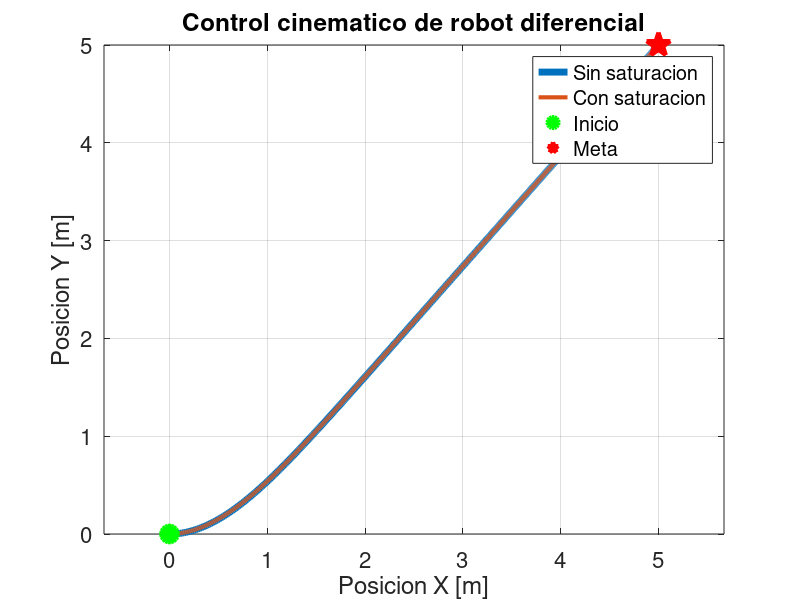
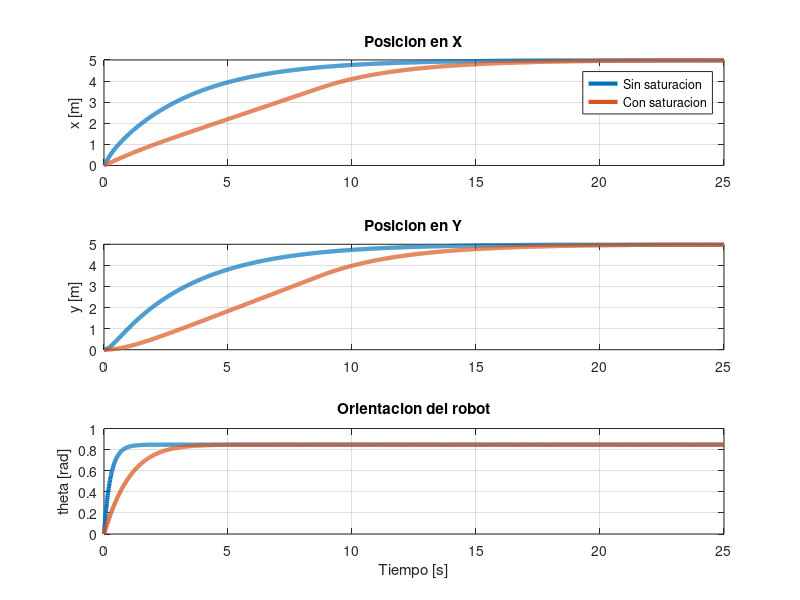
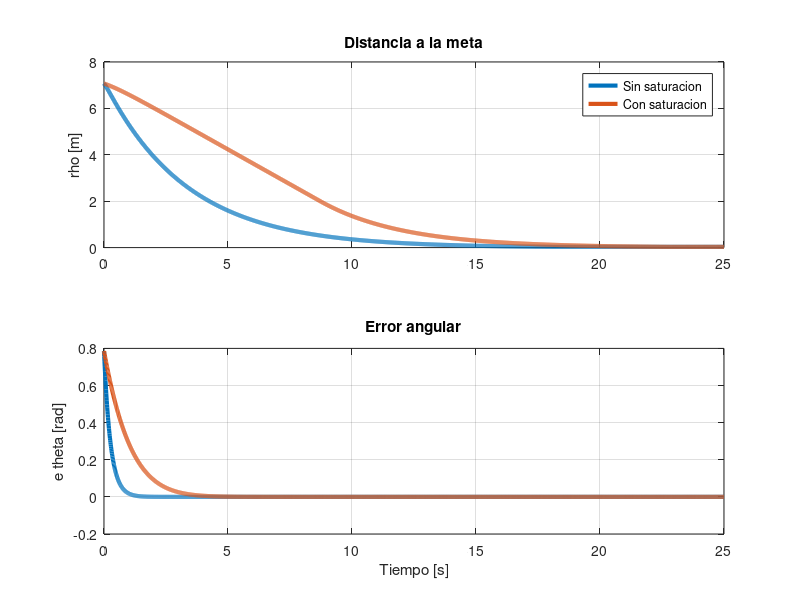
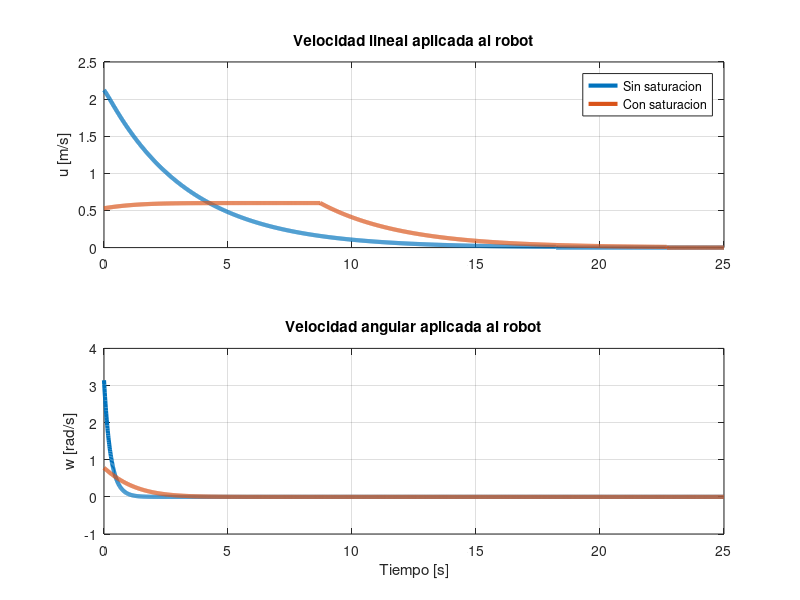

These charts were generated, in order, by the following MATLAB code: (Note: this script raises an error after producing the figures.)
clear all; clc; close all;

% CONTROL CINEMATICO DE UN ROBOT DIFERENCIAL
% El robot debe llegar a una posicion deseada [xd, yd]
% Se corren DOS simulaciones con las mismas condiciones:
%   sim = 1 ---> SIN saturacion
%   sim = 2 ---> CON saturacion proporcional
% Todas las graficas comparan las dos simulaciones

% TIEMPO DE SIMULACION
ts = 25;          % tiempo total [s]
ti = 0.01;        % paso de integracion [s]
t = 0:ti:ts;

% PARAMETROS DEL ROBOT
L = 0.18;         % distancia entre ruedas [m]
r = 0.03;         % radio de ruedas [m]
thetaDot_max = 20;   % Velocidad angular maxima [rad/s]

% POSICION DESEADA
xd = 5;           % meta en X [m]
yd = 5;           % meta en Y [m]

% GANANCIAS DEL CONTROLADOR
k_rho = .3;      % ganancia de avance
k_theta = 4;    % ganancia de giro

for sim = 1:2

% CONDICIONES INICIALES
x = zeros(1,length(t));       % posicion X [m]
y = zeros(1,length(t));       % posicion Y [m]
theta = zeros(1,length(t));   % orientacion [rad]

% INICIALIZACION DE VARIABLES
rho = zeros(1,length(t));
e_theta = zeros(1,length(t));

u = zeros(1,length(t));
w = zeros(1,length(t));
u_real =  zeros(1,length(t));
w_real =  zeros(1,length(t));

thetaDot_D = zeros(1,length(t));
thetaDot_I = zeros(1,length(t));
thetaDot_D_sat = zeros(1,length(t));
thetaDot_I_sat = zeros(1,length(t));
valor_maximo = zeros(1,length(t));

t_llegada = NaN;   % instante en que alcanza la meta [s]
distancia = 0;     % distancia total recorrida [m]

% SIMULACION
for k = 1:length(t)-1

    % ERRORES DE POSICION
    ex = xd - x(k);
    ey = yd - y(k);

    % Distancia hacia la meta
    rho(k) = sqrt(ex^2 + ey^2);

    % Angulo deseado hacia la meta
    theta_d = atan2(ey,ex);

    % Error angular normalizado
    e_theta(k) = atan2(sin(theta_d - theta(k)), cos(theta_d - theta(k)));

    % CONTROL CINEMATICO
    u(k) = k_rho*rho(k);
    w(k) = k_theta*e_theta(k);

%   Detener si llega cerca de la meta
    if rho(k) < 0.03
        u(k) = 0;
        w(k) = 0;
        if isnan(t_llegada)
            t_llegada = t(k);
        end
    end

% -------------------- INICIO saturacion ----------------------------------
% Cinematica inversa: velocidades de las ruedas
thetaDot_D(k) = (u(k) + (L/2)*w(k))/r;
thetaDot_I(k) = (u(k) - (L/2)*w(k))/r;

% Saturacion proporcional
valor_maximo(k) = max(abs([thetaDot_D(k), thetaDot_I(k)]));

if sim == 2 && valor_maximo(k) > thetaDot_max
    alpha = thetaDot_max/valor_maximo(k);

    thetaDot_D_sat(k) = alpha*thetaDot_D(k);
    thetaDot_I_sat(k) = alpha*thetaDot_I(k);
else
    thetaDot_D_sat(k) = thetaDot_D(k);
    thetaDot_I_sat(k) = thetaDot_I(k);
end

% Velocidades reales del robot despues de saturar
u_real(k) = (r/2)*(thetaDot_D_sat(k) + thetaDot_I_sat(k));
w_real(k) = (r/L)*(thetaDot_D_sat(k) - thetaDot_I_sat(k));

distancia = distancia + abs(u_real(k))*ti;

x(k+1) = x(k) + u_real(k)*cos(theta(k))*ti;
y(k+1) = y(k) + u_real(k)*sin(theta(k))*ti;
theta(k+1) = theta(k) + w_real(k)*ti;
% -------------------- FIN saturacion ----------------------------------

end

rho(end) = rho(end-1);
e_theta(end) = e_theta(end-1);
u(end) = u(end-1);
w(end) = w(end-1);
u_real(end) = u_real(end-1);
w_real(end) = w_real(end-1);
thetaDot_D(end) = thetaDot_D(end-1);
thetaDot_I(end) = thetaDot_I(end-1);
thetaDot_D_sat(end) = thetaDot_D_sat(end-1);
thetaDot_I_sat(end) = thetaDot_I_sat(end-1);

% SE GUARDAN LOS RESULTADOS DE ESTA SIMULACION
RES(sim).x = x;
RES(sim).y = y;
RES(sim).theta = theta;
RES(sim).rho = rho;
RES(sim).e_theta = e_theta;
RES(sim).u_real = u_real;
RES(sim).w_real = w_real;
RES(sim).thetaDot_D = thetaDot_D;
RES(sim).thetaDot_I = thetaDot_I;
RES(sim).thetaDot_D_sat = thetaDot_D_sat;
RES(sim).thetaDot_I_sat = thetaDot_I_sat;
RES(sim).error_final = sqrt((xd-x(end))^2 + (yd-y(end))^2);
RES(sim).t_llegada = t_llegada;
RES(sim).distancia = distancia;

end

% TABLA DE COMPARACION DE DESEMPEÑO (seccion 8.2 del reporte)
fprintf('\n         INDICADOR                SIN SATURACION   CON SATURACION\n');
fprintf('Error final (m)                        %6.4f          %6.4f\n', ...
    RES(1).error_final, RES(2).error_final);
fprintf('Tiempo de llegada (s)                  %6.2f          %6.2f\n', ...
    RES(1).t_llegada, RES(2).t_llegada);
fprintf('thetaDot_D maxima aplicada (rad/s)     %6.2f          %6.2f\n', ...
    max(abs(RES(1).thetaDot_D_sat)), max(abs(RES(2).thetaDot_D_sat)));
fprintf('thetaDot_I maxima aplicada (rad/s)     %6.2f          %6.2f\n', ...
    max(abs(RES(1).thetaDot_I_sat)), max(abs(RES(2).thetaDot_I_sat)));
fprintf('Distancia recorrida (m)                %6.3f          %6.3f\n\n', ...
    RES(1).distancia, RES(2).distancia);

%%
% GRAFICA DE TRAYECTORIA
figure(1)
plot(RES(1).x,RES(1).y,'LineWidth',5)
hold on
plot(RES(2).x,RES(2).y,'LineWidth',3)
plot(0,0,'go','MarkerSize',12,'LineWidth',3,'MarkerFaceColor','g')
plot(xd,yd,'rp','MarkerSize',18,'LineWidth',3,'MarkerFaceColor','r')

xlabel("Posicion X [m]")
ylabel("Posicion Y [m]")
title("Control cinematico de robot diferencial")
legend("Sin saturacion","Con saturacion","Inicio","Meta")
grid on
axis equal
set(gca,'FontSize',16)
exportgraphics(gcf, 'comparacion_saturacion.png', 'Resolution', 200);

% GRAFICAS DE ESTADOS
figure(2)

subplot(3,1,1)
plot(t,RES(1).x,'LineWidth',3); hold on
plot(t,RES(2).x,'LineWidth',3)
grid on
ylabel("x [m]")
title("Posicion en X")
legend("Sin saturacion","Con saturacion")

subplot(3,1,2)
plot(t,RES(1).y,'LineWidth',3); hold on
plot(t,RES(2).y,'LineWidth',3)
grid on
ylabel("y [m]")
title("Posicion en Y")

subplot(3,1,3)
plot(t,RES(1).theta,'LineWidth',3); hold on
plot(t,RES(2).theta,'LineWidth',3)
grid on
ylabel("theta [rad]")
xlabel("Tiempo [s]")
title("Orientacion del robot")
exportgraphics(gcf, 'estados.png', 'Resolution', 200);

% GRAFICAS DE ERRORES
figure(3)

subplot(2,1,1)
plot(t,RES(1).rho,'LineWidth',3); hold on
plot(t,RES(2).rho,'LineWidth',3)
grid on
ylabel("rho [m]")
title("Distancia a la meta")
legend("Sin saturacion","Con saturacion")

subplot(2,1,2)
plot(t,RES(1).e_theta,'LineWidth',3); hold on
plot(t,RES(2).e_theta,'LineWidth',3)
grid on
ylabel("e theta [rad]")
xlabel("Tiempo [s]")
title("Error angular")
exportgraphics(gcf, 'errores.png', 'Resolution', 200);

% GRAFICAS DE CONTROL
figure(4)

subplot(2,1,1)
plot(t,RES(1).u_real,'LineWidth',3); hold on
plot(t,RES(2).u_real,'LineWidth',3)
grid on
ylabel("u [m/s]")
title("Velocidad lineal aplicada al robot")
legend("Sin saturacion","Con saturacion")

subplot(2,1,2)
plot(t,RES(1).w_real,'LineWidth',3); hold on
plot(t,RES(2).w_real,'LineWidth',3)
grid on
ylabel("w [rad/s]")
xlabel("Tiempo [s]")
title("Velocidad angular aplicada al robot")
exportgraphics(gcf, 'velocidades_robot.png', 'Resolution', 200);

% GRAFICAS DE VELOCIDADES DE RUEDAS
% Se compara lo que PIDE el controlador contra lo que se APLICA tras saturar
figure(5)
subplot(2,1,1)
plot(t,RES(2).thetaDot_D, t,RES(2).thetaDot_D_sat, 'LineWidth',3)
hold on
yline(thetaDot_max,'r--','LineWidth',2);
yline(-thetaDot_max,'r--','LineWidth',2);
grid on
ylabel("$\dot{\theta}_D$ [rad/s]", Interpreter="latex")
title("Velocidad angular rueda derecha")
legend("Demandada","Saturada","Limite")
set(gca,'FontSize',16)

subplot(2,1,2)
plot(t,RES(2).thetaDot_I, t,RES(2).thetaDot_I_sat,'LineWidth',3)
hold on
yline(thetaDot_max,'r--','LineWidth',2);
yline(-thetaDot_max,'r--','LineWidth',2);
grid on
ylabel("$\dot{\theta}_I$ [rad/s]", Interpreter="latex")
xlabel("Tiempo [s]")
title("Velocidad angular rueda izquierda")
set(gca,'FontSize',16)
exportgraphics(gcf, 'velocidades_ruedas.png', 'Resolution', 200);

% ANIMACION DEL ROBOT DIFERENCIAL (LAS DOS SIMULACIONES A LA VEZ)
figure(6)
hold on
grid on
axis equal
xlabel("Posicion X [m]")
ylabel("Posicion Y [m]")
title("CONTROL CINEMATICO: SIN Y CON SATURACION")
set(gca, 'FontSize', 16);
% Dimensiones visuales del robot
L_robot = 0.4; % largo del robot
W_robot = 0.28; % ancho del robot
% Forma del chasis en el marco local del robot
robot_shape = [
    L_robot/2, W_robot/2;
    L_robot/2, -W_robot/2;
    -L_robot/2, -W_robot/2;
    -L_robot/2, W_robot/2
    ]';
% Ruedas en el marco local
wheel_L = [
    -0.1, 0.03;
    0.1, 0.03;
    0.1, -0.03;
    -0.1, -0.03
    ]';
wheel_R = wheel_L;
% Posición lateral de las ruedas
pos_wheel_L = [0; W_robot/2 + 0.03];
pos_wheel_R = [0; -W_robot/2 - 0.03];

nombre_gif = 'control_cinematico.gif';
primer_cuadro = 1;

for k = 1:25:length(t) %define velocidad
    cla
    % Meta
    plot(xd,yd,'rp','MarkerSize',18,'LineWidth',3,'MarkerFaceColor','r');
    hold on
    % Trayectorias recorridas hasta el instante actual
    plot(RES(1).x(1:k), RES(1).y(1:k), 'LineWidth', 4);
    plot(RES(2).x(1:k), RES(2).y(1:k), 'LineWidth', 2);
    grid on
    axis equal

    % Se dibujan los dos robots
    for sim = 1:2
        % Matriz de rotación
        R = [
            cos(RES(sim).theta(k)) -sin(RES(sim).theta(k));
            sin(RES(sim).theta(k)) cos(RES(sim).theta(k))
            ];
        % Posición actual del robot
        p = [RES(sim).x(k); RES(sim).y(k)];
        % Rotar y trasladar chasis y ruedas
        robot_global = R*robot_shape + p;
        wheel_L_global = R*(wheel_L + pos_wheel_L) + p;
        wheel_R_global = R*(wheel_R + pos_wheel_R) + p;
        % Dibujar chasis
        if sim == 1
            fill(robot_global(1,:), robot_global(2,:), [0.85 0.85 0.85]);
        else
            fill(robot_global(1,:), robot_global(2,:), [0.95 0.75 0.55]);
        end
        % Dibujar ruedas
        fill(wheel_L_global(1,:), wheel_L_global(2,:), [0.1 0.1 0.1]);
        fill(wheel_R_global(1,:), wheel_R_global(2,:), [0.1 0.1 0.1]);
        % Dibujar dirección frontal del robot
        frente = R*[L_robot/2 + 0.3; 0] + p;
        quiver(RES(sim).x(k), RES(sim).y(k), ...
            frente(1)-RES(sim).x(k), frente(2)-RES(sim).y(k), ...
            'LineWidth',2,'MaxHeadSize',2);
    end

    xlabel("Posicion X [m]")
    ylabel("Posicion Y [m]")
    title("CONTROL CINEMATICO: SIN Y CON SATURACION")
    legend("Meta","Sin saturacion","Con saturacion")
    xlim([-1 6])
    ylim([-1 6])
    set(gca, 'FontSize', 16);
    pause(0.01)

    % GUARDAR EL CUADRO EN EL GIF (lo pide la practica)
    cuadro = getframe(gcf);
    imagen = frame2im(cuadro);
    [A,mapa] = rgb2ind(imagen,256);
    if primer_cuadro == 1
        imwrite(A,mapa,nombre_gif,'gif','LoopCount',Inf,'DelayTime',0.05);
        primer_cuadro = 0;
    else
        imwrite(A,mapa,nombre_gif,'gif','WriteMode','append','DelayTime',0.05);
    end
end
